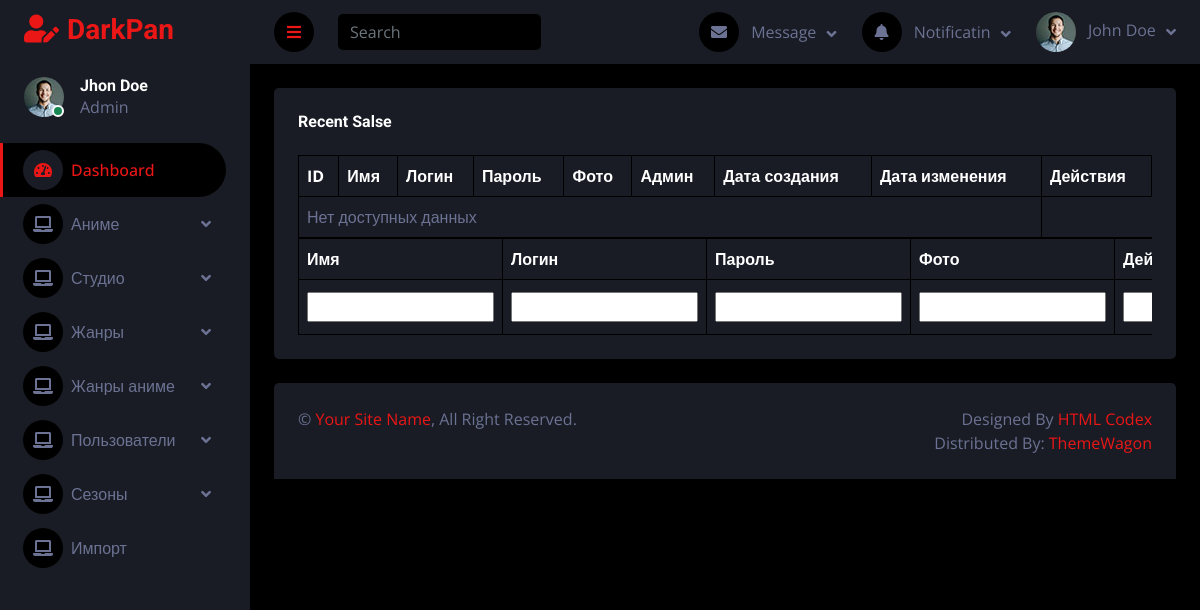
The page /adminpanel/userList.php on the database as committed earlier.
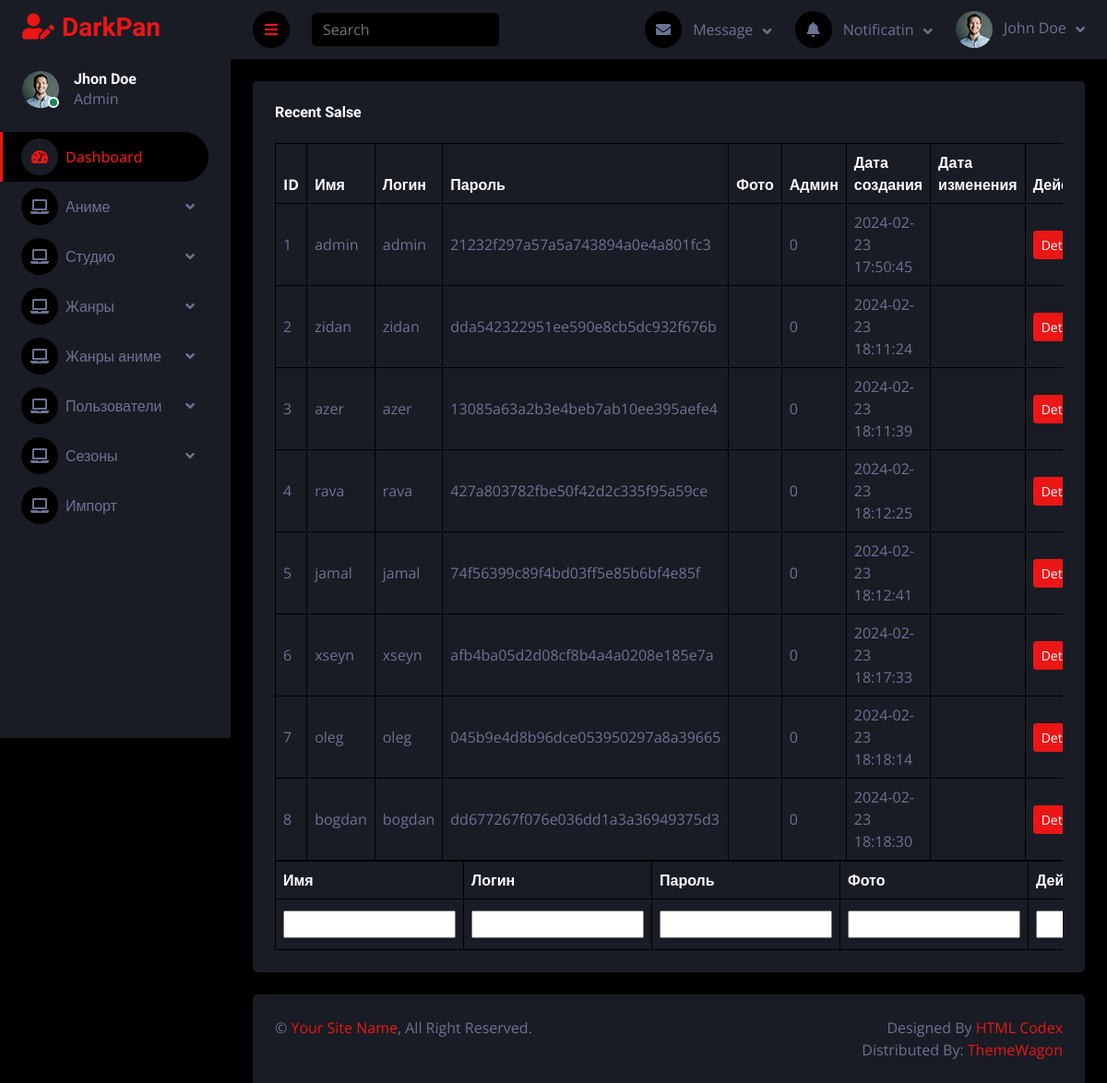
The same page on the database as committed later.
### tables this page shows
CREATE TABLE `user` (
  `id` int(11) NOT NULL AUTO_INCREMENT,
  `name` varchar(250) NOT NULL,
  `login` varchar(250) NOT NULL,
  `passwordHash` varchar(32) NOT NULL,
  `profileImage` text,
  `isAdmin` tinyint(1) NOT NULL DEFAULT '0',
  `createDate` datetime NOT NULL,
  `updateDate` datetime DEFAULT NULL,
  PRIMARY KEY (`id`),
  UNIQUE KEY `login` (`login`)
);

### db.php (called while the page is built, shortened)
<?php
function SELECT($sql, $params = "", $data = array()) {
	$db = @mysqli_connect(HOST, USERNAME, PASSWORD, DATABASE) or die('ошибка соединение с БД');
	mysqli_set_charset($db, 'utf8');
	$statement = $db->prepare($sql);
	$statement->execute();
	$res = $statement->get_result();
	$result = $res->fetch_all(MYSQLI_ASSOC);
	return $result;
}
?>

### adminpanel/userList.php (the view, shortened to what this page needs)
<?php
include('inc/header.php');
include '../db.php';
?>
<body>
    <div class="container-fluid position-relative d-flex p-0">
        <?php include('./inc/sideBar.php'); ?>
        <div class="content">
            <?php include('./inc/navBar.php'); ?>
            <div class="container-fluid pt-4 px-4">
                <div class="bg-secondary text-center rounded p-4">
                    <div class="d-flex align-items-center justify-content-between mb-4">
                        <h6 class="mb-0">Recent Salse</h6>
                    </div>
                    <div class="table-responsive">
                        <table class="table text-start align-middle table-bordered table-hover mb-0">
                            <thead>
                                <tr class="text-white">
                                    <th scope="col">ID</th>
                                    <th scope="col">Имя</th>
                                    <th scope="col">Логин</th>
                                    <th scope="col">Пароль</th>
                                    <th scope="col">Фото</th>
                                    <th scope="col">Админ</th>
                                    <th scope="col">Дата создания</th>
                                    <th scope="col">Дата изменения</th>
                                    <th scope="col">Действия</th>
                                </tr>
                            </thead>
                            <tbody>
                            <?php
                                $users = SELECT("SELECT * FROM user");
                                if (count($users) > 0) {
                                    foreach ($users as $user) { ?>
                                        <tr>
                                        <td><?=$user['id']?></td>
                                        <td><?=$user['name']?></td>
                                        <td><?=$user['login']?></td>
                                        <td><?=$user['passwordHash']?></td>
                                        <td><?=$user['profileImage']?></td>
                                        <td><?=$user['isAdmin']?></td>
                                        <td><?=$user['createDate']?></td>
                                        <td><?=$user['updateDate']?></td>
                                        <td>
                                            <?php echo '<a class="btn btn-sm btn-primary" href="userForm.php?id=' . $user['id'] . '">Detail</a>'; ?>
                                        </td>
                                        </tr>
                                    <?php }
                                } else {?>
                                    <tr><td colspan='8'>Нет доступных данных</td></tr>
                                <?php }
                                ?>
                            </tbody>
                        </table>
                    </div>
                    <div class="table-responsive">
                        <table class="table text-start align-middle table-bordered table-hover mb-0">
                            <thead>
                                <tr class="text-white">
                                    <th scope="col">Имя</th>
                                    <th scope="col">Логин</th>
                                    <th scope="col">Пароль</th>
                                    <th scope="col">Фото</th>
                                    <th scope="col">Действия</th>
                                </tr>
                            </thead>
                            <tbody>
                                <tr>
                                    <form action="CRUD/anime/add.php" method="POST">
                                    <td><input type="text" name="name"></td>
                                    <td><input type="text" name="login"></td>
                                    <td><input type="text" name="passwordHash"></td>
                                    <td><input type="text" name="profileImage"></td>
                                    <td><input type="text" name="isAdmin"></td>
                                    </form>
                                </tr>
                            </tbody>
                        </table>
                    </div>
                </div>
            </div>
            <div class="container-fluid pt-4 px-4">
                <div class="bg-secondary rounded-top p-4">
                    <div class="row">
                        <div class="col-12 col-sm-6 text-center text-sm-start">
                            &copy; <a href="#">Your Site Name</a>, All Right Reserved.
                        </div>
                        <div class="col-12 col-sm-6 text-center text-sm-end">
                            Designed By <a href="https://htmlcodex.com">HTML Codex</a>
                            <br>Distributed By: <a href="https://themewagon.com" target="_blank">ThemeWagon</a>
                        </div>
                    </div>
                </div>
            </div>
        </div>
    </div>
<?php include('./inc/footer.php'); ?>

### adminpanel/inc/header.php (shortened to what this page needs)
<!DOCTYPE html>
<html lang="en">
<head>
    <link href="https://cdnjs.cloudflare.com/ajax/libs/font-awesome/5.10.0/css/all.min.css" rel="stylesheet">
    <link href="https://cdn.jsdelivr.net/npm/bootstrap-icons@1.4.1/font/bootstrap-icons.css" rel="stylesheet">
    <link href="lib/owlcarousel/assets/owl.carousel.min.css" rel="stylesheet">
    <link href="lib/tempusdominus/css/tempusdominus-bootstrap-4.min.css" rel="stylesheet" />
    <link href="css/bootstrap.min.css" rel="stylesheet">
    <link href="css/style.css" rel="stylesheet">
</head>

### adminpanel/inc/sideBar.php (shortened to what this page needs)
<div class="sidebar pe-4 pb-3">
            <nav class="navbar bg-secondary navbar-dark">
                <a href="index.php" class="navbar-brand mx-4 mb-3">
                    <h3 class="text-primary"><i class="fa fa-user-edit me-2"></i>DarkPan</h3>
                </a>
                <div class="d-flex align-items-center ms-4 mb-4">
                    <div class="position-relative">
                        <img class="rounded-circle" src="img/user.jpg" alt="" style="width: 40px; height: 40px;">
                        <div class="bg-success rounded-circle border border-2 border-white position-absolute end-0 bottom-0 p-1"></div>
                    </div>
                    <div class="ms-3">
                        <h6 class="mb-0">Jhon Doe</h6>
                        <span>Admin</span>
                    </div>
                </div>
                <div class="navbar-nav w-100">
                    <a href="index.php" class="nav-item nav-link active"><i class="fa fa-tachometer-alt me-2"></i>Dashboard</a>
                    <div class="nav-item dropdown">
                        <a href="#" class="nav-link dropdown-toggle" data-bs-toggle="dropdown"><i class="fa fa-laptop me-2"></i>Аниме</a>
                    </div>
                    <div class="nav-item dropdown">
                        <a href="#" class="nav-link dropdown-toggle" data-bs-toggle="dropdown"><i class="fa fa-laptop me-2"></i>Студио</a>
                    </div>
                    <div class="nav-item dropdown">
                        <a href="#" class="nav-link dropdown-toggle" data-bs-toggle="dropdown"><i class="fa fa-laptop me-2"></i>Жанры</a>
                    </div>
                    <div class="nav-item dropdown">
                        <a href="#" class="nav-link dropdown-toggle" data-bs-toggle="dropdown"><i class="fa fa-laptop me-2"></i>Жанры аниме</a>
                    </div>
                    <div class="nav-item dropdown">
                        <a href="userList.php" class="nav-link dropdown-toggle" data-bs-toggle="dropdown"><i class="fa fa-laptop me-2"></i>Пользователи</a>
                    </div>
                    <div class="nav-item dropdown">
                        <a href="#" class="nav-link dropdown-toggle" data-bs-toggle="dropdown"><i class="fa fa-laptop me-2"></i>Сезоны</a>
                    </div>
                    <div class="nav-item dropdown">
                        <a href="DBFromXML.php" class="nav-link" ><i class="fa fa-laptop me-2"></i>Импорт</a>
                    </div>
                </div>
            </nav>
        </div>

### adminpanel/inc/navBar.php (shortened to what this page needs)
<nav class="navbar navbar-expand bg-secondary navbar-dark sticky-top px-4 py-0">
                <a href="#" class="sidebar-toggler flex-shrink-0">
                    <i class="fa fa-bars"></i>
                </a>
                <form class="d-none d-md-flex ms-4">
                    <input class="form-control bg-dark border-0" type="search" placeholder="Search">
                </form>
                <div class="navbar-nav align-items-center ms-auto">
                    <div class="nav-item dropdown">
                        <a href="#" class="nav-link dropdown-toggle" data-bs-toggle="dropdown">
                            <i class="fa fa-envelope me-lg-2"></i>
                            <span class="d-none d-lg-inline-flex">Message</span>
                        </a>
                    </div>
                    <div class="nav-item dropdown">
                        <a href="#" class="nav-link dropdown-toggle" data-bs-toggle="dropdown">
                            <i class="fa fa-bell me-lg-2"></i>
                            <span class="d-none d-lg-inline-flex">Notificatin</span>
                        </a>
                    </div>
                    <div class="nav-item dropdown">
                        <a href="#" class="nav-link dropdown-toggle" data-bs-toggle="dropdown">
                            <img class="rounded-circle me-lg-2" src="img/user.jpg" alt="" style="width: 40px; height: 40px;">
                            <span class="d-none d-lg-inline-flex">John Doe</span>
                        </a>
                    </div>
                </div>
            </nav>

### adminpanel/inc/footer.php (shortened to what this page needs)
</body>
</html>

### adminpanel/css/style.css (style rules this page uses)
:root { --primary: #EB1616; --secondary: #191C24; --light: #6C7293; --dark: #000000; }
.btn { transition: .5s; }
.sidebar { position: fixed; top: 0; left: 0; bottom: 0; width: 250px; height: 100vh; overflow-y: auto; background: var(--secondary); transition: 0.5s; z-index: 999; }
.content { margin-left: 250px; min-height: 100vh; background: var(--dark); transition: 0.5s; }
@media (min-width: 992px) { .sidebar { margin-left: 0; } }
@media (min-width: 992px) { .content { width: calc(100% - 250px); } }
.sidebar .navbar .navbar-nav .nav-link { padding: 7px 20px; color: var(--light); font-weight: 500; border-left: 3px solid var(--secondary); border-radius: 0 30px 30px 0; outline: none; }
.sidebar .navbar .navbar-nav .nav-link:hover, .sidebar .navbar .navbar-nav .nav-link.active { color: var(--primary); background: var(--dark); border-color: var(--primary); }
.sidebar .navbar .navbar-nav .nav-link i { width: 40px; height: 40px; display: inline-flex; align-items: center; justify-content: center; background: var(--dark); border-radius: 40px; }
.sidebar .navbar .navbar-nav .nav-link:hover i, .sidebar .navbar .navbar-nav .nav-link.active i { background: var(--secondary); }
.sidebar .navbar .dropdown-toggle::after { position: absolute; top: 15px; right: 15px; border: none; content: "\f107"; font-family: "Font Awesome 5 Free"; font-weight: 900; transition: .5s; }
.content .navbar .navbar-nav .nav-link { margin-left: 25px; padding: 12px 0; color: var(--light); outline: none; }
.content .navbar .sidebar-toggler, .content .navbar .navbar-nav .nav-link i { width: 40px; height: 40px; display: inline-flex; align-items: center; justify-content: center; background: var(--dark); border-radius: 40px; }
.content .navbar .dropdown-toggle::after { margin-left: 6px; vertical-align: middle; border: none; content: "\f107"; font-family: "Font Awesome 5 Free"; font-weight: 900; transition: .5s; }

Rows that differ between the two databases and show on the page:
added user: id "1", name "admin", login "admin", passwordHash "21232f297a57a5a743894a0e4a801fc3", isAdmin "0", createDate "2024-02-23 17:50:45"
added user: id "2", name "zidan", login "zidan", passwordHash "dda542322951ee590e8cb5dc932f676b", isAdmin "0", createDate "2024-02-23 18:11:24"
added user: id "3", name "azer", login "azer", passwordHash "13085a63a2b3e4beb7ab10ee395aefe4", isAdmin "0", createDate "2024-02-23 18:11:39"
added user: id "4", name "rava", login "rava", passwordHash "427a803782fbe50f42d2c335f95a59ce", isAdmin "0", createDate "2024-02-23 18:12:25"
added user: id "5", name "jamal", login "jamal", passwordHash "74f56399c89f4bd03ff5e85b6bf4e85f", isAdmin "0", createDate "2024-02-23 18:12:41"
added user: id "6", name "xseyn", login "xseyn", passwordHash "afb4ba05d2d08cf8b4a4a0208e185e7a", isAdmin "0", createDate "2024-02-23 18:17:33"
added user: id "7", name "oleg", login "oleg", passwordHash "045b9e4d8b96dce053950297a8a39665", isAdmin "0", createDate "2024-02-23 18:18:14"
added user: id "8", name "bogdan", login "bogdan", passwordHash "dd677267f076e036dd1a3a36949375d3", isAdmin "0", createDate "2024-02-23 18:18:30"
Other text that changed with them:
text no longer shown: "Нет доступных данных"
